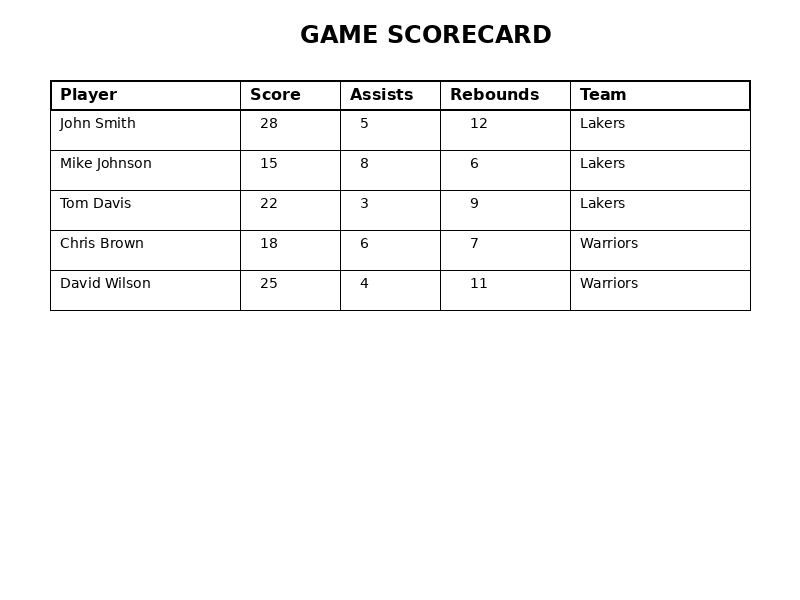
#> input picture scorecards/000_scorecard_0.png, 800 x 600 px; its folder holds only this picture in this run
$ python -i process_scorecards_improved.py   (imports and definitions only)
#> lines starting #> are read from the running program, lines starting #| are printed output that depends on the picture; after the words box and inside, x2 and y2 are one past the last pixel; in counts of white or black regions, pixels touching at a corner belong together
#!/usr/bin/env python
# -*- coding: utf-8 -*-
"""
Improved Golf Scorecard OCR Processor
Uses PaddleOCR with better table detection and structure recognition
"""

import os
import sys
import glob
import pandas as pd
import numpy as np
from PIL import Image
import cv2

try:
    from paddleocr import PaddleOCR
    PADDLEOCR_AVAILABLE = True
except ImportError:
    PADDLEOCR_AVAILABLE = False
    print("Warning: PaddleOCR not available. Install with: pip install paddleocr paddlepaddle")


# [23 lines left out: function clean_value, not called in this run]


def detect_table_structure(image_path):
    """
    Detect table structure using contours and lines
    Returns grid structure information
    """
#> called with image_path = 'scorecards/000_scorecard_0.png'
    img = cv2.imread(image_path)
#> img is the input picture: shape (600, 800, 3); min 0, max 255, mean 247.6
    gray = cv2.cvtColor(img, cv2.COLOR_BGR2GRAY)

    # Apply threshold to get binary image
    _, binary = cv2.threshold(gray, 200, 255, cv2.THRESH_BINARY_INV)
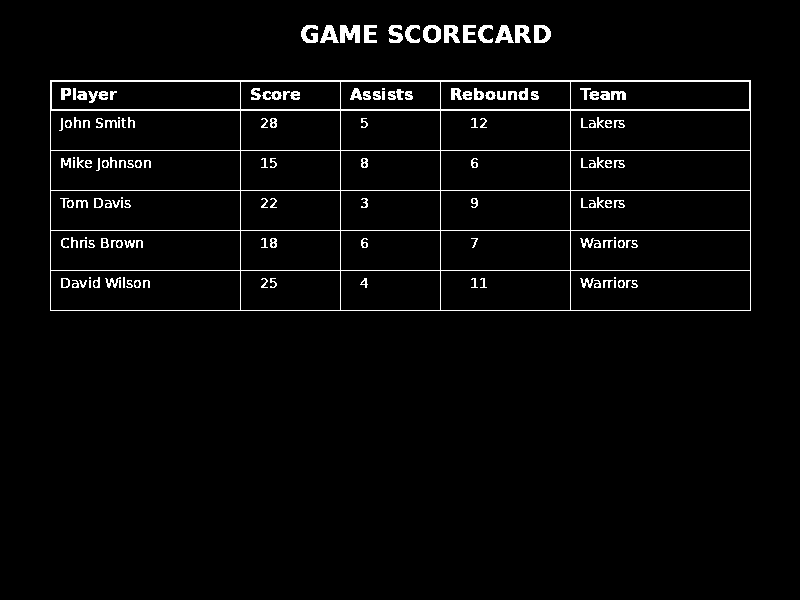
#> binary: shape (600, 800); 3.2% white in thin lines or dots, all inside (x1, y1, x2, y2) = (50, 25, 751, 311)

    # Detect horizontal lines
    horizontal_kernel = cv2.getStructuringElement(cv2.MORPH_RECT, (40, 1))
    detect_horizontal = cv2.morphologyEx(binary, cv2.MORPH_OPEN, horizontal_kernel, iterations=2)
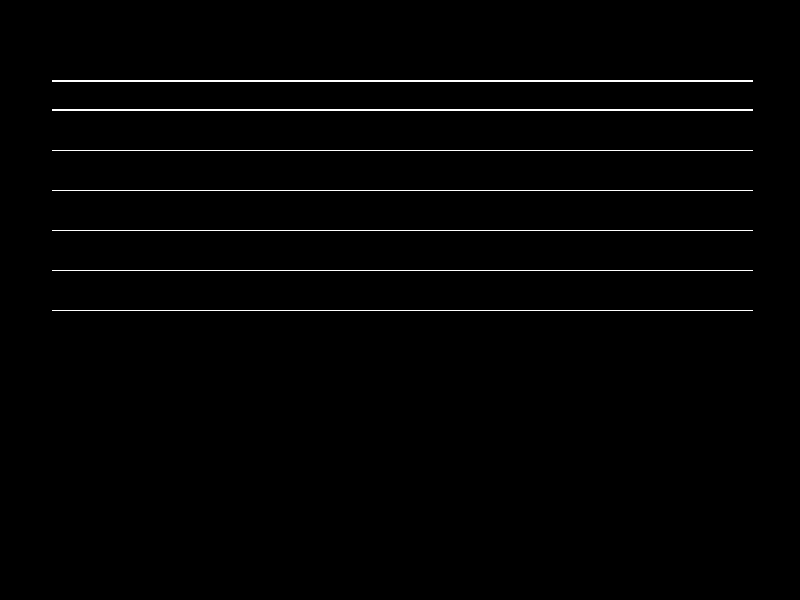
#> detect_horizontal: shape (600, 800); 1.3% white in thin lines or dots, all inside (x1, y1, x2, y2) = (52, 80, 753, 311)

    # Detect vertical lines
    vertical_kernel = cv2.getStructuringElement(cv2.MORPH_RECT, (1, 40))
    detect_vertical = cv2.morphologyEx(binary, cv2.MORPH_OPEN, vertical_kernel, iterations=2)
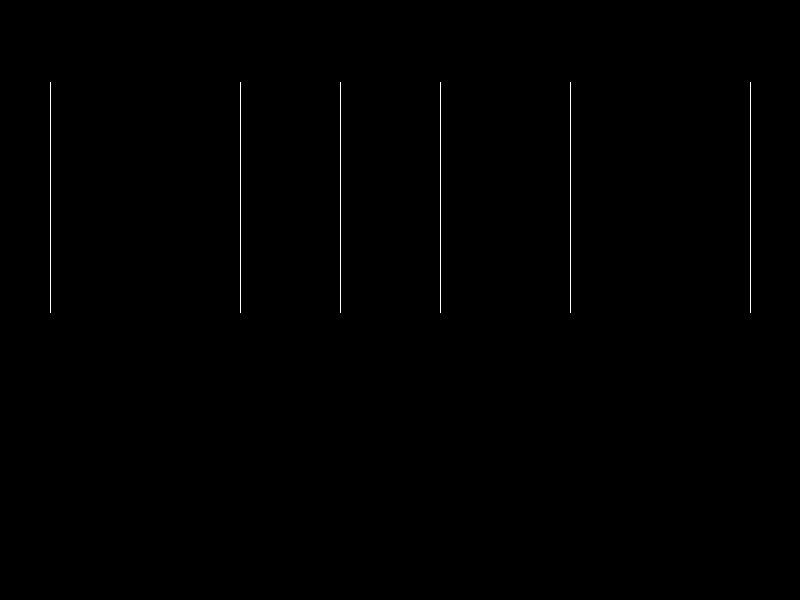
#> detect_vertical: shape (600, 800); 0.29% white in thin lines or dots, all inside (x1, y1, x2, y2) = (50, 82, 751, 313)

    # Combine
    table_structure = cv2.add(detect_horizontal, detect_vertical)
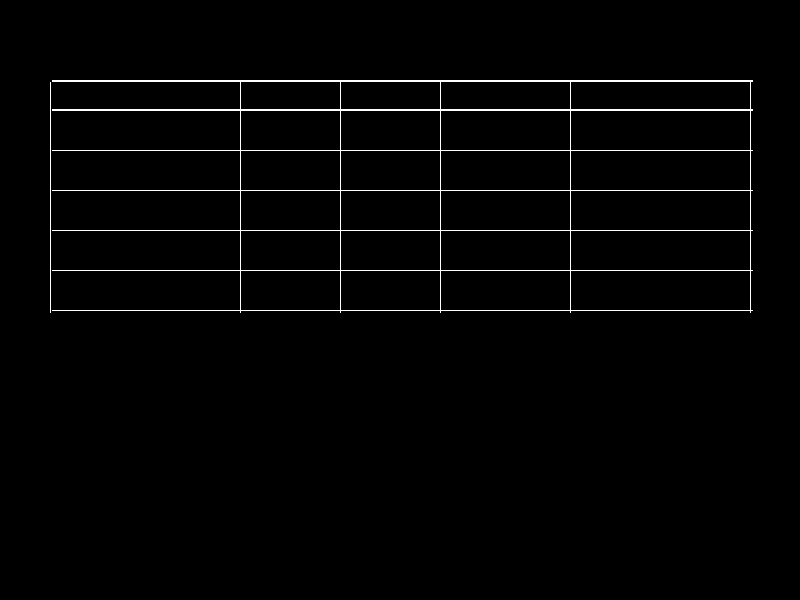
#> table_structure: shape (600, 800); 1.6% white in thin lines or dots, all inside (x1, y1, x2, y2) = (50, 80, 753, 313)

    # Find contours to identify cells
    contours, _ = cv2.findContours(table_structure, cv2.RETR_TREE, cv2.CHAIN_APPROX_SIMPLE)
#> contours = 26 contours, 1 with area under 20; largest, box (x1, y1, x2, y2) and area: (52, 80, 753, 313) 117697, (570, 270, 751, 311) 7198, (570, 230, 751, 271) 7198, (570, 190, 751, 231) 7198, (570, 150, 751, 191) 7198

    # Get bounding boxes for cells
    cells = []
    for contour in contours:
        x, y, w, h = cv2.boundingRect(contour)
        # Filter out very small or very large boxes
        if 20 < w < img.shape[1] * 0.3 and 15 < h < img.shape[0] * 0.2:
            cells.append({'x': x, 'y': y, 'w': w, 'h': h})
#> this loop made 26 passes
#> (x, y, w, h) on passes 2 to 13: (52, 80, 701, 233), (570, 270, 181, 41), (440, 270, 131, 41), (340, 270, 101, 41), (240, 270, 101, 41), (570, 230, 181, 41), (440, 230, 131, 41), (340, 230, 101, 41), (240, 230, 101, 41), (570, 190, 181, 41), (440, 190, 131, 41), (340, 190, 101, 41)
#> (contour, x, y, w, h) on pass 1: ([[50, 82], [50, 312]], 50, 82, 1, 231)
#> after the loop, cells = 24 items

    return cells, img.shape


# [218 lines left out: functions process_golf_scorecard_improved, main, not called in this run]


# [2 lines not run here, left out]

>>> result = detect_table_structure('scorecards/000_scorecard_0.png')
